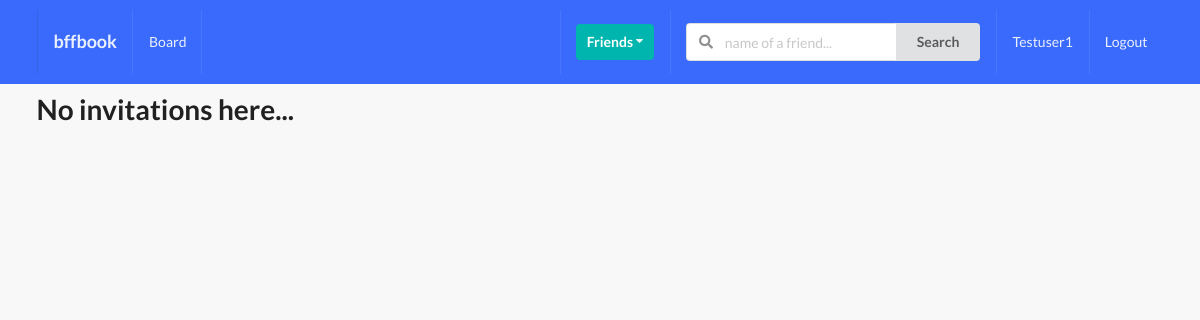
Page /profiles/my-invites/ (signed in) on the earlier database version.
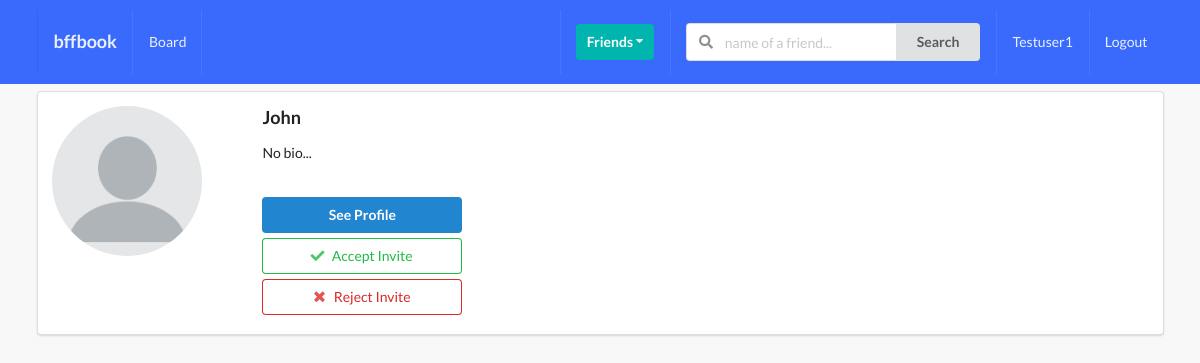
Same page on the later database version.
### profiles/models.py (models this page shows, shortened)
class Profile(models.Model):
    first_name = models.CharField(max_length=200, blank=True)
    last_name = models.CharField(max_length=200, blank=True)
    user = models.OneToOneField(User, on_delete=models.CASCADE)
    bio = models.TextField(default="No bio...", max_length=300)
    email = models.EmailField(max_length=200, blank=True)
    country = models.CharField(max_length=200, blank=True)
    avatar = models.ImageField(default='avatar.png', upload_to='avatars/')
    friends = models.ManyToManyField(User, blank=True, related_name='friends')
    slug = models.SlugField(unique=True, blank=True)
    updated = models.DateTimeField(auto_now=True)
    created = models.DateTimeField(auto_now_add=True)
    objects = ProfileManager()
    __initial_first_name = None
    __initail_last_name = None
    def __init__(self, *args, **kwargs):
        super().__init__(*args, **kwargs)
        self.__initial_first_name = self.first_name
        self.__initial_last_name = self.last_name

### profiles/views.py (the view)
# urls.py: path('my-invites/', invites_received_view, name='my-invites-view'),
@login_required
def invites_received_view(request):
    profile = Profile.objects.get(user=request.user)
    qs = Relationship.objects.invitations_received(profile)
    result = list(map(lambda x: x.sender, qs))
    is_empty = False
    if len(result) == 0:
        is_empty = True
    context = {'qs': result, 'is_empty': is_empty}
    return render(request, 'profiles/my_invites.html', context)

### profiles/models.py (called while the page is built)
    def invitations_received(self, receiver):
        qs = Relationship.objects.filter(receiver=receiver, status='send')
        return qs

### profiles/templates/profiles/my_invites.html (shortened to what this page needs)
{% extends 'base.html' %}
{% block content %}
    {% if is_empty %}
        <h1>No invitations here...</h1>
    {% endif %}
    {% for obj in qs %}
        <div class="ui segment">
            <div class="ui grid">
                <div class="row">
                    <div class="three wide column">
                        <img src="{{ obj.avatar.url }}" alt="" class="ui small circular image">
                    </div>
                    <div class="thirteen wide column">
                        <h3>{{ obj.user }}</h3>
                        <p>{{ obj.bio }}</p>
                        <br>
                        <a href=""><button class="ui primary button w-big mb-5">See Profile</button>
                        </a>
                        <form action="{% url 'profiles:accept-invite'  %}" method="POST">
                            <button class="ui positive basic button w-big mb-5"><i class="check icon"></i>Accept Invite</button>
                        </form>
                        <form action="{% url 'profiles:reject-invite' %}" method="POST">
                            <button class="ui negative basic button w-big mb-5"><i class="close icon"></i>Reject Invite</button>
                        </form>
                    </div>
                </div>
            </div>
        </div>
    {% endfor %}
{% endblock content %}

Differences in the rows shown:
now on this page (row edited): Profile: avatar (placeholder picture), user "John", bio "No bio..."
Other differences:
text no longer shown: "No invitations here..."
